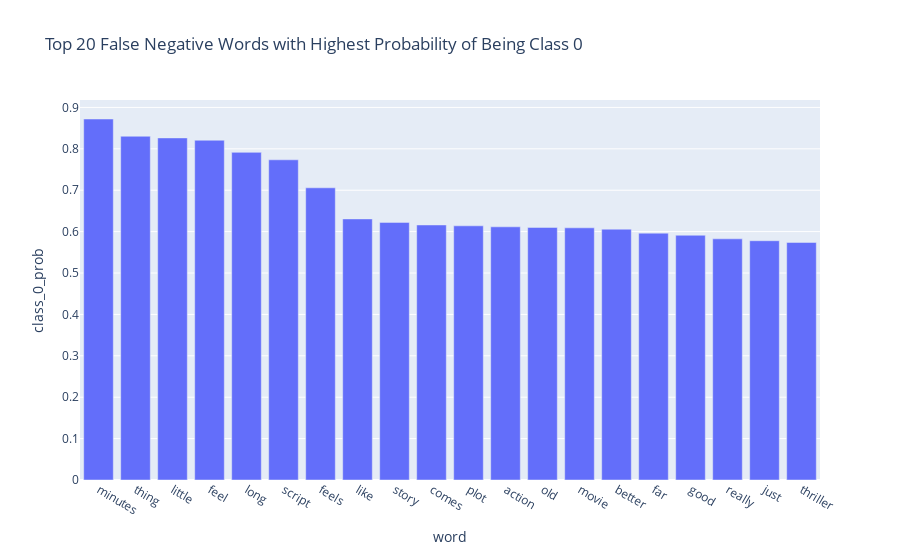

Notebook code cell kept with this figure:
### Markdown cell above
#### RF False Negative Words

### Code cell
# for each word in the false positives and false negatives, get probability of class
# create a list of all words
all_false_negative_words = nlp(nlp(' '.join(test_df.loc[(test_df.test_preds_rnn == 0) & (test_df.test_labels == 1), 'text'])))

class_probs_0 = []
class_probs_1 = []

for word in all_false_negative_words:
    preds = grid_search.predict_proba([word.text])
    class_probs_0.append(preds[0][0])
    class_probs_1.append(preds[0][1])

# create a dataframe with the words and their probabilities
false_negative_probs = pd.DataFrame({'word': all_false_negative_words, 'class_0_prob': class_probs_0, 'class_1_prob': class_probs_1})
false_negative_probs.word = false_negative_probs.word.astype(str)
false_negative_probs = false_negative_probs.groupby('word')['class_0_prob'].mean()

false_negative_probs = pd.DataFrame(false_negative_probs)
top_20 = false_negative_probs.sort_values(by='class_0_prob', ascending=False).head(20)


# plot top 20 words with highest probability of being class 1
fig = px.bar(top_20, x=top_20.index, y='class_0_prob', title='Top 20 False Negative Words with Highest Probability of Being Class 0')
fig.show()

### Figure 1 — Plotly figure (JSON) as saved in the notebook; plotly's stock layout.template omitted (floating-point values rounded to 4 significant figures)
{"data": [{"alignmentgroup": "True", "hovertemplate": "word=%{x}<br>class_0_prob=%{y}<extra></extra>", "legendgroup": "", "marker": {"color": "#636efa", "pattern": {"shape": ""}}, "name": "", "offsetgroup": "", "orientation": "v", "showlegend": false, "textposition": "auto", "type": "bar", "x": ["minutes", "thing", "little", "feel", "long", "script", "feels", "like", "story", "comes", "plot", "action", "old", "movie", "better", "far", "good", "really", "just", "thriller"], "xaxis": "x", "y": [0.8721, 0.8304, 0.8264, 0.8208, 0.7915, 0.7735, 0.7058, 0.6307, 0.6223, 0.6161, 0.614, 0.6116, 0.6101, 0.6092, 0.6059, 0.5963, 0.5913, 0.5826, 0.578, 0.5738], "yaxis": "y"}], "layout": {"barmode": "relative", "legend": {"tracegroupgap": 0}, "title": {"text": "Top 20 False Negative Words with Highest Probability of Being Class 0"}, "xaxis": {"anchor": "y", "domain": [0, 1], "title": {"text": "word"}}, "yaxis": {"anchor": "x", "domain": [0, 1], "title": {"text": "class_0_prob"}}}}
